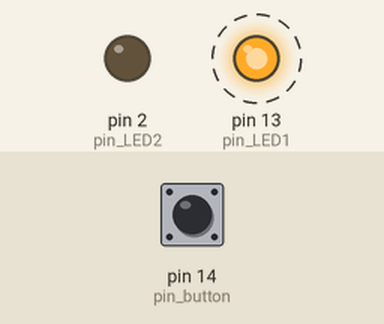
Simulated run of this sketch. Board: Arduino Uno, built with avr-gcc and run on an emulated ATmega328P. On the bench: output pins drawn as LEDs (lit = HIGH). Dashed ring = blinking. The inputs (shaded band) are chosen by the test bench; at power-on: pin 14 (pin_button) LOW.

Above: at 1.2 s.
1.3 s: pin 14 (pin_button) pulled HIGH for 0.15 s
At 3.5 s:
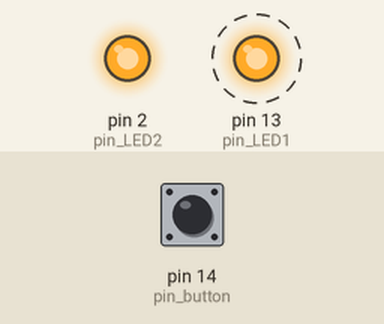
4.3 s: pin 14 (pin_button) pulled HIGH for 1 s
At 5.17 s:
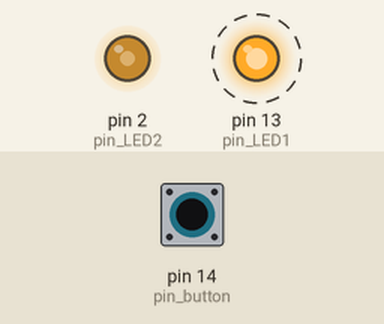
Timing chart, 0 to 13.3 s (numbered marks = the images above; inputs shaded):
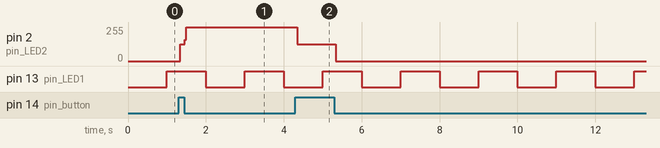

The sketch:

sketch8_5.ino
```cpp
int pin_button = 14; // 버튼 연결 핀
int pin_LED1 = 13, pin_LED2 = 2; // LED 연결 핀
unsigned long time_previous, time_current;
boolean LED_state1 = false; // LED 상태
boolean LED_state2 = false;
boolean button_state_previous = false;
boolean button_state_current;

void setup() {
  pinMode(pin_button, INPUT);

  pinMode(pin_LED1, OUTPUT);
  digitalWrite(pin_LED1, LED_state1);

  pinMode(pin_LED2, OUTPUT);
  digitalWrite(pin_LED2, LED_state2);

  time_previous = millis(); // 현재 시간
}

void loop() {
  time_current = millis();
  if (time_current - time_previous >= 1000) {
    time_previous = time_current; // 시작 시간 갱신

    LED_state1 = !LED_state1; // LED 반전
    digitalWrite(pin_LED1, LED_state1);
  }
  button_state_current = digitalRead(pin_button);
  if (button_state_current) { // 버튼이 눌러진 경우
    if (button_state_previous == false) {
      button_state_previous = true;
      LED_state2 = !LED_state2;
      digitalWrite(pin_LED2, LED_state2);
    }
    else {
      button_state_previous = false;
    }
  }
}
```

Measured:
- after the input at 1.3 s, pin 2 (pin_LED2): 0/255 → 127/255 at once, → 255/255 0.12 s later
- after the input at 4.3 s, pin 2 (pin_LED2): 255/255 → 127/255 at once, → 0/255 1.0 s later
- by itself, pin 13 (pin_LED1): alternates HIGH for 1.0 s and LOW for 1.0 s
